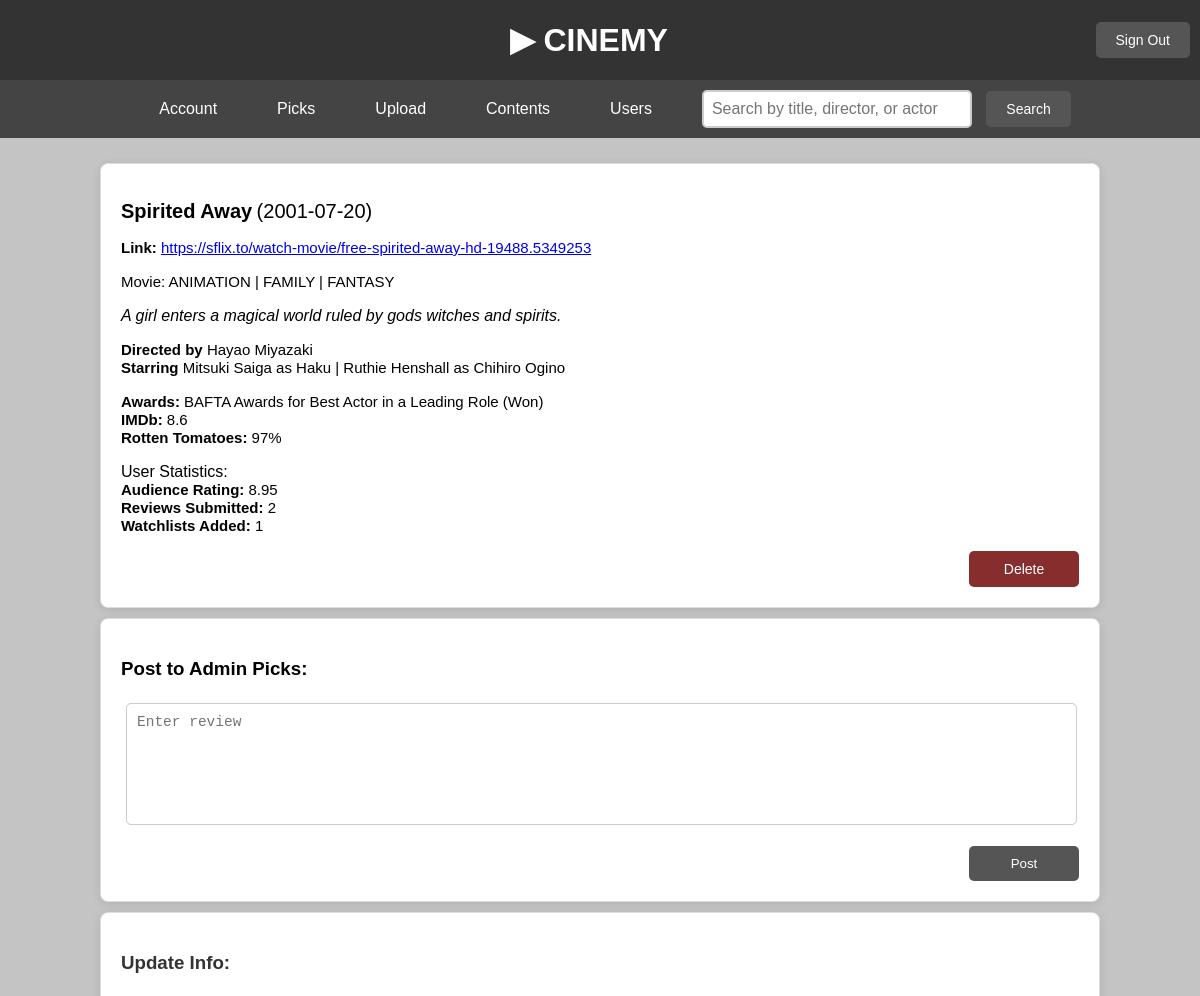
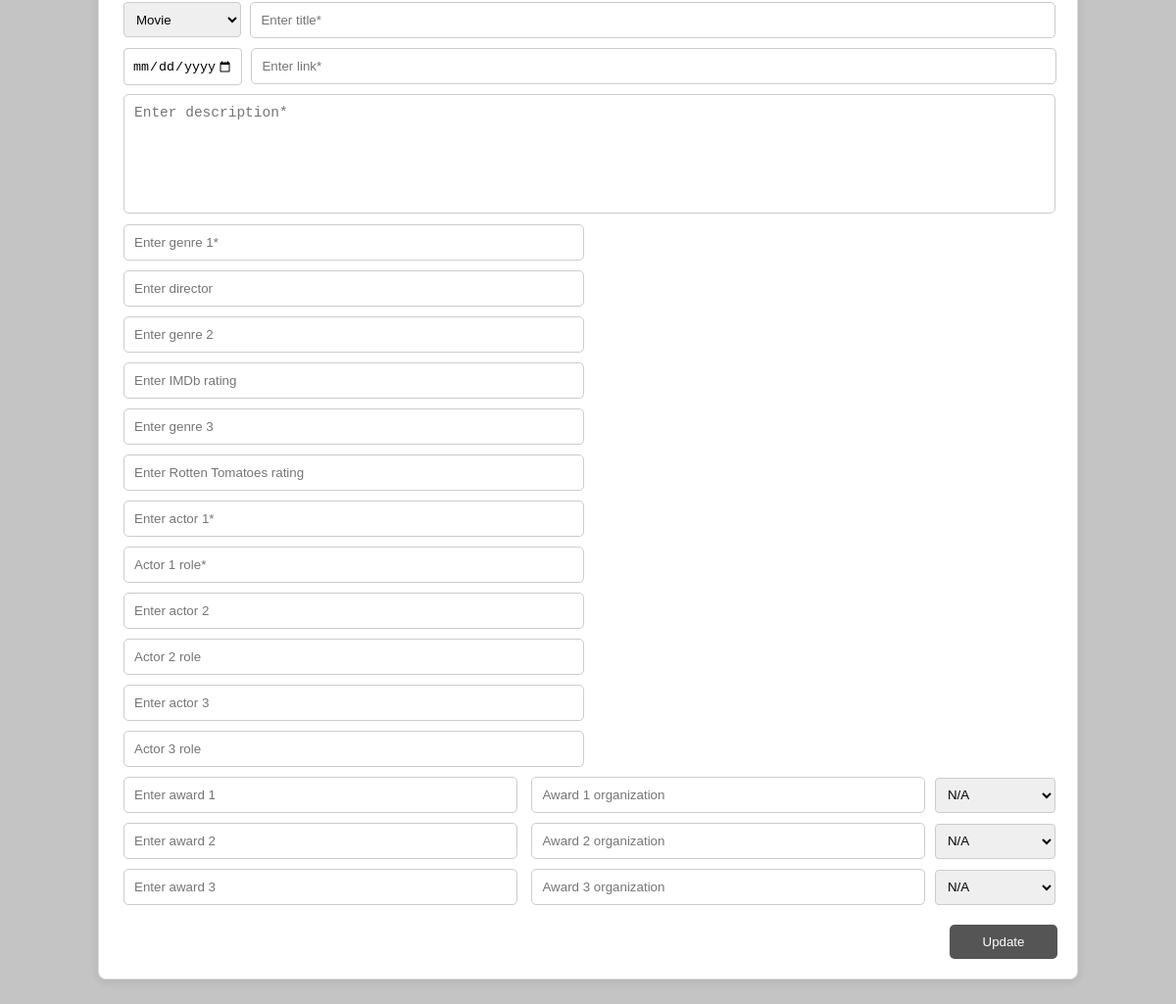
Page /admin_movie.php?movie_id=16 (signed in) on the committed database (2 pictures, top to bottom).
### tables this page shows
CREATE TABLE `movies` (
  `movie_id` int NOT NULL AUTO_INCREMENT,
  `movie_title` varchar(60) NOT NULL,
  `movie_link` varchar(800) NOT NULL,
  `movie_description` varchar(1000) DEFAULT NULL,
  `imdb_rating` decimal(3,1) DEFAULT NULL,
  `rotten_tomatoes_rating` int DEFAULT NULL,
  `release_date` date DEFAULT NULL,
  `movie_director_id` int DEFAULT NULL,
  PRIMARY KEY (`movie_id`),
  CONSTRAINT `movie_director_id_fk_movies` FOREIGN KEY (`movie_director_id`) REFERENCES `directors` (`director_id`) ON DELETE CASCADE ON UPDATE CASCADE
);

CREATE TABLE `directors` (
  `director_id` int NOT NULL AUTO_INCREMENT,
  `director_name` varchar(60) NOT NULL,
  PRIMARY KEY (`director_id`)
);

### admin_movie.php (the view, shortened to what this page needs)
<?php
require '_DB_connection.php';
$username = $_SESSION['username'];
if (isset($_GET['movie_id'])) {
    $movie_id = $_GET['movie_id'];
} else {
    $movie_id = $_POST['content_id'];
}
$query = "SELECT AVG(rating) FROM movie_reviews WHERE movie_id = ?";
$stmt = $conn->prepare($query);
$stmt->bind_param("i", $movie_id);
$stmt->execute();
$stmt->bind_result($avg_rating);
$query = "SELECT COUNT(rating) FROM movie_reviews WHERE movie_id = ?";
$stmt = $conn->prepare($query);
$stmt->bind_param("i", $movie_id);
$stmt->execute();
$stmt->bind_result($num_reviews);
$query = "SELECT COUNT(movie_watchlist_id) FROM movie_watchlists WHERE movie_id =?";
$stmt = $conn->prepare($query);
$stmt->bind_param("i", $movie_id);
$stmt->execute();
$stmt->bind_result($num_watchlists);
$query =
    "SELECT
        m.movie_id AS id, m.movie_title AS title, m.movie_description AS description, m.imdb_rating, m.rotten_tomatoes_rating, m.release_date, m.movie_link AS link,
        GROUP_CONCAT(DISTINCT g.genre ORDER BY g.genre ASC SEPARATOR ' | ') AS genres,
        d.director_name AS director,
        GROUP_CONCAT(DISTINCT CONCAT(a.actor_name, ' as ', aim.role) ORDER BY a.actor_name ASC SEPARATOR ' | ') AS actors,
        GROUP_CONCAT(DISTINCT CONCAT(ma.award_org, ' for ', ma.award_title, ' (', ma.award_status, ')') ORDER BY ma.award_org ASC SEPARATOR ' | ') AS awards
    FROM movies m
    LEFT JOIN movie_genres mg ON m.movie_id = mg.movie_id
    LEFT JOIN genres g ON mg.genre_id = g.genre_id
    LEFT JOIN acted_in_movies aim ON m.movie_id = aim.movie_id
    LEFT JOIN directors d ON m.movie_director_id = d.director_id
    LEFT JOIN actors a ON aim.movie_actor_id = a.actor_id
    LEFT JOIN movie_awards ma ON m.movie_id = ma.movie_id
    WHERE m.movie_id = ?;";
$stmt = $conn->prepare($query);
$stmt->bind_param("i", $movie_id);
$stmt->execute();
$result = $stmt->get_result();
$content_info = $result->fetch_assoc();
$pick_details = [];
?>
<!DOCTYPE html>
<html lang="en">
<head>
</head>
<body>
<header>
    <h1>▶ CINEMY</h1>
    <form action="user_homepage.php" method="POST" style="display: inline;">
        <button type="submit" name="logout" class="logout-btn">Sign Out</button>
    </form>
</header>
<div class="menu-bar">
    <a href="admin_account.php">Account</a>
    <a href="admin_picks.php">Picks</a>
    <a href="admin_upload.php">Upload</a>
    <a href="admin_table_content.php">Contents</a>
    <a href="admin_table_users.php">Users</a>
    <div class="search-bar">
        <form action="admin_search.php" method="GET">
            <input type="text" name="search_query" placeholder="Search by title, director, or actor" required>
            <button type="submit">Search</button>
        </form>
    </div>
</div>
<main>
    <?php if (!$content_info['title']): ?>
        <div class="nothing-box">
            <div class="sorry-message">
                <h3>Nothing here!</h3>
            </div>
        </div>
    <?php else: ?>
        <div class="content-box">
            <p><span style="font-size: 20px; font-weight: bold;"><?php echo htmlspecialchars($content_info['title']); ?></span>
            <span style="font-size: 20px;">(<?php $release_date = new DateTime($content_info['release_date']); echo $release_date->format('Y-m-d');?>)</span></p>
            <p><span style="font-size: 15px;"><strong>Link: </strong> <a href="<?php echo htmlspecialchars($content_info['link']); ?>" target="_blank"><?php echo htmlspecialchars($content_info['link']); ?></a></span></p>
            <span style="font-size: 15px;">Movie: <?php echo strtoupper(htmlspecialchars($content_info['genres'])); ?></span><br>
            <p><em><span style="font-size: 16px;"><?php echo htmlspecialchars($content_info['description']); ?></span></em></p>
            <?php if ($content_info['director']): ?>
                <span style="font-size: 15px;"><strong>Directed by </strong> <?php echo htmlspecialchars($content_info['director']); ?></span><br>
            <?php endif; ?>
            <?php if ($content_info['actors']): ?>
                <span style="font-size: 15px;"><strong>Starring </strong> <?php echo htmlspecialchars($content_info['actors']); ?></span>
            <?php endif; ?>
            <?php if ($content_info['awards']): ?>
                <span style="font-size: 15px;"><strong>Awards: </strong> <?php echo htmlspecialchars($content_info['awards']); ?></span><br>
            <?php endif; ?>
            <?php if ($content_info['imdb_rating']): ?>
                <span style="font-size: 15px;"><strong>IMDb: </strong><?php echo htmlspecialchars($content_info['imdb_rating']); ?></span><br>
            <?php endif; ?>
            <?php if ($content_info['rotten_tomatoes_rating']): ?>
                <span style="font-size: 15px;"><strong>Rotten Tomatoes: </strong> <?php echo htmlspecialchars($content_info['rotten_tomatoes_rating']); ?>%</span>
            <?php endif; ?>
            <p> User Statistics: <br>
            <span style="font-size: 15px;"><strong>Audience Rating: </strong> <?php echo htmlspecialchars(number_format($avg_rating, 2)); ?></span><br>
            <span style="font-size: 15px;"><strong>Reviews Submitted: </strong> <?php echo htmlspecialchars($num_reviews); ?></span><br>
            <span style="font-size: 15px;"><strong>Watchlists Added: </strong> <?php echo htmlspecialchars($num_watchlists); ?></span>
            <form action="admin_movie.php" method="POST">
                <button type="submit" class="delete-btn">Delete</button>
            </form>
        </div>
        <?php if ($pick_details): ?>
            <div class="content-box">
                <h3>Your Pick Review:</h3>
                <p><span style="font-style: italic; font-size: 15px;">"<?php echo htmlspecialchars($pick_details['admin_pick_review']); ?>"</span>
                - <span style="font-weight: bold; font-size: 15px;"><?php echo ucwords(strtolower(htmlspecialchars($username))); ?></span><br>
                <span style="font-size: 14px;">~ <?php echo htmlspecialchars($pick_details['date_added']) . '</span>'; ?>
                <form action="admin_movie.php" method="POST">
                    <input type="hidden" name="delete_pick" value="<?php echo $content_info['id']; ?>">
                    <button type="submit" class="delete-btn">Delete</button>
                </form>
        </div>
        <?php else: ?>
            <div class="content-box">
                <h3>Post to Admin Picks:</h3>
                <form action="admin_movie.php" method="POST">
                    <div class="description">
                        <textarea name="pick_review" rows="5" placeholder="Enter review" required></textarea>
                    </div>
                    <button type="submit" class="add-new">Post</button>
                </form>
            </div>
        <?php endif;?>
        <div class="content-box">
            <h3 style="color: #333">Update Info:</h3>
            <form action="admin_movie.php" method="POST">
                <select name="content_type" class="type">
                    <option value="movie">Movie</option>
                </select>
                <input class="title-input-bar" type="text" name="title" placeholder="Enter title*" required><br>
                <input class="date" type="date" name="release_date" required>
                <input class="title-input-bar" type="text" name="link" placeholder="Enter link*" required><br>
                <div class="description">
                    <textarea name="description" rows="5" placeholder="Enter description*" required></textarea>
                </div>
                <input class="input-bar" type="text" name="genre1" placeholder="Enter genre 1*" required>
                <input class="input-bar" type="text" name="director" placeholder="Enter director"><br>
                <input class="input-bar" type="text" name="genre2" placeholder="Enter genre 2">
                <input class="input-bar" type="number" min="0" max="10" step="0.1" name="imdb" placeholder="Enter IMDb rating"><br>
                <input class="input-bar" type="text" name="genre3" placeholder="Enter genre 3">
                <input class="input-bar" type="number" min="0" max="100" step="1" name="rotten" placeholder="Enter Rotten Tomatoes rating"><br>
                <input class="input-bar" type="text" name="actor1" placeholder="Enter actor 1*" required>
                <input class="input-bar" type="text" name="role1" placeholder="Actor 1 role*" required><br>
                <input class="input-bar" type="text" name="actor2" placeholder="Enter actor 2">
                <input class="input-bar" type="text" name="role2" placeholder="Actor 2 role"><br>
                <input class="input-bar" type="text" name="actor3" placeholder="Enter actor 3">
                <input class="input-bar" type="text" name="role3" placeholder="Actor 3 role"><br>
                <input class="award-input-bar" type="text" name="award1" placeholder="Enter award 1">
                <input class="award-input-bar" type="text" name="org1" placeholder="Award 1 organization">
                <select name="status1" style="width: 100%; height: 36px; width: 123px; padding: 8px; border: 1px solid #ccc; border-radius: 4px;">
                    <option value="none">N/A</option>
                </select><br>
                <input class="award-input-bar" type="text" name="award2" placeholder="Enter award 2">
                <input class="award-input-bar" type="text" name="org2" placeholder="Award 2 organization">
                <select name="status2" style="width: 100%; height: 36px; width: 123px; padding: 8px; border: 1px solid #ccc; border-radius: 4px;">
                    <option value="none">N/A</option>
                </select><br>
                <input class="award-input-bar" type="text" name="award3" placeholder="Enter award 3">
                <input class="award-input-bar" type="text" name="org3" placeholder="Award 3 organization">
                <select name="status3" style="width: 100%; height: 36px; width: 123px; padding: 8px; border: 1px solid #ccc; border-radius: 4px;">
                    <option value="none">N/A</option>
                </select><br>
                <button type="submit" class="add-new">Update</button>
            </form>
        </div>
    <?php endif ?>
</main>
</body>
</html>

### admin_movie.php (style rules this page uses)
body { font-family: Helvetica, sans-serif; background-color: #c4c4c4; margin: 0; padding: 0; background-image: url('https://wallpaperbat.com/img/8612835-minimalist-fog-5120-x-2880.jpg'); background-position: center; background-attachment: fixed; background-size: cover; height: 100vh; }
header { background-color: #333; color: #fff; padding: 10px; display: flex; align-items: center; justify-content: space-between; position: relative; box-sizing: border-box; height: 80px; }
header h1 { margin: 0; flex-grow: 1; text-align: left; }
.logout-btn { background-color: #555; color: white; padding: 10px 20px; text-decoration: none; border-radius: 5px; font-size: 14px; transition: background-color 0.3s ease; border: none; cursor: pointer; }
.delete-btn { background-color: #872d2d; width: 140px; color: white; padding: 10px 10px; text-decoration: none; border-radius: 5px; font-size: 14px; transition: background-color 0.3s ease; border: none; color: white; border: none; border-radius: 4px; cursor: pointer; }
.menu-bar { background-color: #444; display: flex; justify-content: center; padding: 10px; align-items: center; }
.menu-bar a { color: white; text-decoration: none; padding: 10px 20px; margin: 0 10px; border-radius: 5px; font-size: 16px; transition: background-color 0.3s ease; }
.menu-bar .search-bar { display: flex; align-items: center; margin-left: 20px; }
.menu-bar .search-bar input { padding: 8px; font-size: 16px; border: 2px solid #ccc; border-radius: 5px; width: 250px; }
.menu-bar .search-bar button { padding: 10px 20px; background-color: #555; color: white; border: none; border-radius: 5px; cursor: pointer; font-size: 14px; transition: background-color 0.3s ease; margin-left: 10px; }
main { padding: 15px 100px; text-align: center; }
.content-box { background-color: #fff; padding: 20px 20px; border-radius: 8px; box-shadow: 0 2px 10px rgba(0, 0, 0, 0.1); position: relative; border: 1px solid #ddd; margin: 10px 0; text-align: left; }
.delete-btn { background-color: #872d2d; color: white; padding: 10px 10px; text-decoration: none; border-radius: 5px; transition: background-color 0.3s ease; display: block; width: 110px; margin-top: 10px; margin-left: auto; text-align: center; cursor: pointer; border: none; }
.description textarea { padding: 10px; font-size: 14.5px; border: 1px solid #ccc; border-radius: 5px; width: 929px; margin-top: 5px; margin-left: 5px; margin-bottom: 2px; height: 100px; resize: none; overflow: auto; }
.title-input-bar { width: 100%; max-width: 800px; padding: 10px; margin: 5px 0; border-radius: 5px; border: 1px solid #ccc; margin-left: 5px; }
.input-bar { width: 100%; max-width: 448px; padding: 10px; margin: 5px; margin-right: 2px; border-radius: 5px; border: 1px solid #ccc; }
.award-input-bar { width: 100%; max-width: 380px; margin-right: 5px; padding: 10px; margin: 5px; border-radius: 5px; border: 1px solid #ccc; }
.add-new { background-color: #555; color: white; padding: 10px 10px; text-decoration: none; border-radius: 5px; transition: background-color 0.3s ease; display: block; width: 110px; margin-top: 15px; margin-left: auto; text-align: center; cursor: pointer; border: none; }
.type { margin-left: 5px; height: 36px; width: 120px; padding: 8px; margin-bottom: 4px; border: 1px solid #ccc; border-radius: 4px; }
.date { margin-left: 5px; height: 20px; width: 103px; padding: 8px; margin-bottom: 4px; border: 1px solid #ccc; border-radius: 4px; }

### rows in the picture
movies: movie_title "Spirited Away", release_date "2001-07-20", movie_link "https://sflix.to/watch-movie/free-spirited-away-hd-19488.5349253", movie_description "A girl enters a magical world ruled by gods witches and spirits.", movie_director.director_name "Hayao Miyazaki", imdb_rating "8.6", rotten_tomatoes_rating "97"

### other values in the picture
$content_info['genres'] "ANIMATION | FAMILY | FANTASY"
$content_info['actors'] "Mitsuki Saiga as Haku | Ruthie Henshall as Chihiro Ogino"
$content_info['awards'] "BAFTA Awards for Best Actor in a Leading Role (Won)"
$avg_rating "8.95"
$num_reviews "2"
$num_watchlists "1"
